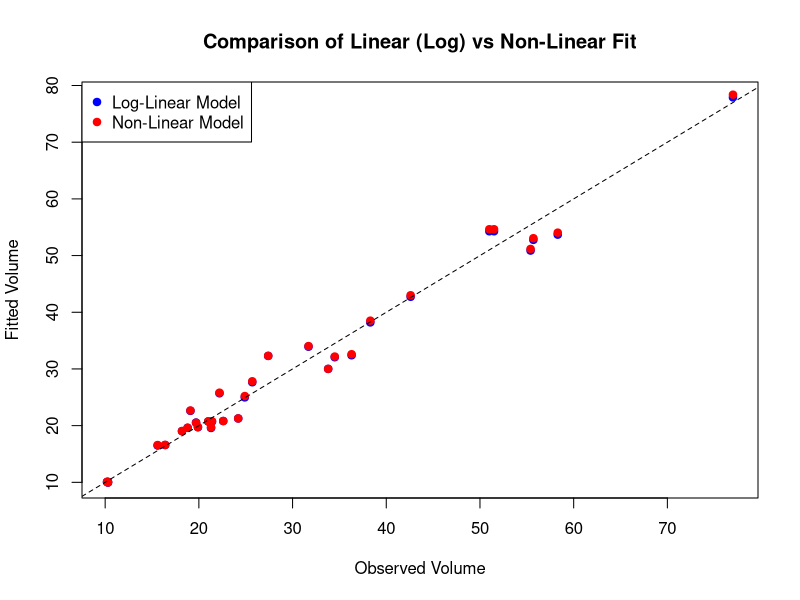

The R source for this figure:
# Load data (it is built-in, but good practice to call data())
data(trees)

cat("\n--- Part b) Estimate parameters---\n")

model_log <- lm(log(Volume) ~ log(Girth) + log(Height), data = trees)

# First, get starting values from the linear model in Problem 2
start_vals <- coef(model_log)
c_start <- exp(start_vals[1])  # Intercept from log model is ln(c)
a1_start <- start_vals[2]
a2_start <- start_vals[3]

# Fit the non-linear model
model_nls <- nls(Volume ~ c * Girth^alpha1 * Height^alpha2, 
                 data = trees,
                 start = list(c = c_start, alpha1 = a1_start, alpha2 = a2_start))
summary(model_nls)

# c) Plot Volume against fitted values for both models
cat("\n--- Part c) Plot Volume against fitted values for both models ---\n")
# Create a plot to compare fits
			 # Back-transform log model
fitted_log_original <- exp(fitted(model_log))

plot(trees$Volume, fitted_log_original,
     col = "blue", pch = 19,
     xlab = "Observed Volume",
     ylab = "Fitted Volume",
     main = "Comparison of Linear (Log) vs Non-Linear Fit")

points(trees$Volume, fitted(model_nls),
       col = "red", pch = 19)

abline(0, 1, lty = 2)

legend("topleft",
       legend = c("Log-Linear Model", "Non-Linear Model"),
       col = c("blue", "red"),
       pch = 19)
